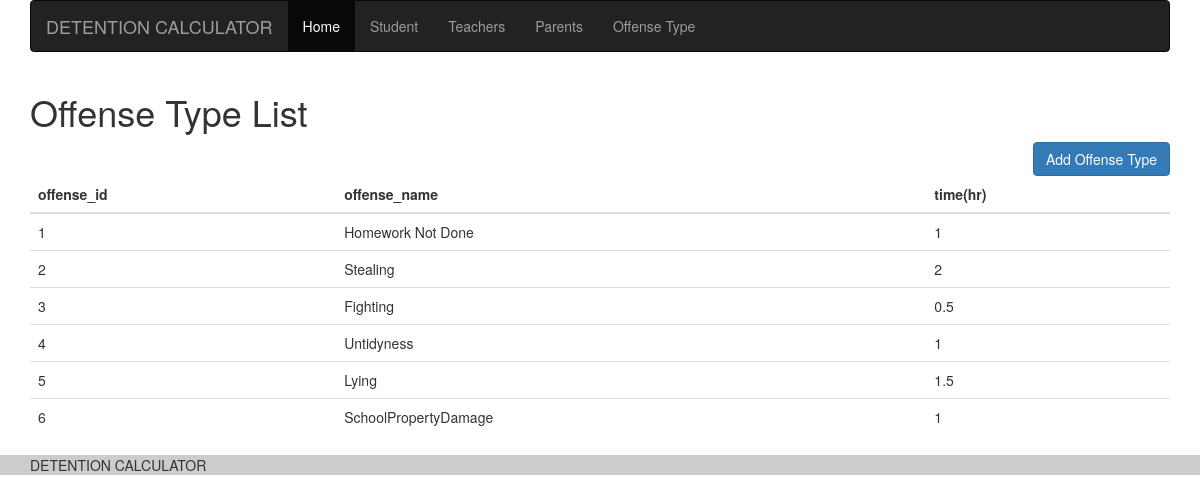
The page /offense-types on the database its author committed.
### tables this page shows
CREATE TABLE `offense` (
  `offense_id` int(11) NOT NULL,
  `offense_name` varchar(100) NOT NULL,
  `time` int(11) NOT NULL,
  `is_active` smallint(6) NOT NULL
);

### controller/Offence.php (called while the page is built, shortened)
<?php
class Offence {
    private $offenceModel;
    public function __construct() {
        $this->offenceModel = new Offence_Model();
    }
    public function getAllOffence() {
        return $this->offenceModel->getAll();
    }
}

### config/database.php (called while the page is built, shortened)
<?php
class DB {
    protected static $instance = null;
    public static function instance() {
        if (self::$instance === null) {
            $opt = array(
                PDO::ATTR_ERRMODE => PDO::ERRMODE_EXCEPTION,
                PDO::ATTR_DEFAULT_FETCH_MODE => PDO::FETCH_ASSOC,
                PDO::ATTR_EMULATE_PREPARES => FALSE,
            );
            $dsn = 'mysql:host=' . DB_HOST . ';dbname=' . DB_NAME . ';charset=' . DB_CHAR;
            self::$instance = new PDO($dsn, DB_USER, DB_PASS, $opt);
        }
        return self::$instance;
    }
    public static function run($sql, $args = []) {
        $stmt = self::instance()->prepare($sql);
        $stmt->execute($args);
        return $stmt;
    }
}

### model/Offense_Model.php (called while the page is built, shortened)
<?php
class Offence_Model implements Model {
    public function getAll() {
        return $all = DB::run("SELECT * FROM offense where is_active=1")->fetchAll();
    }
}

### view/offense-types.php (the view, shortened to what this page needs)
<div class="container-fluid">
    <div class="container">
        <div class="row">
            <div class="col-md-12">
                <h1>Offense Type List</h1>
            </div>
        </div>
        <div class="row">
            <div class="col-md-12 text-right">
                <button type="button" class="btn btn-primary" data-toggle="modal" data-target="#myModal">Add Offense Type</button>
            </div>
            <div class="col-md-12">
                <table class="table table-hover">
                    <thead>
                        <tr>
                            <th>offense_id</th>
                            <th>offense_name</th>
                            <th>time(hr)</th>
                        </tr>
                    </thead>
                    <tbody>
                        <?php
                        foreach ($all as $one) {
                            echo "<tr><td>" . $one['offense_id'] . "</td><td>" . $one['offense_name'] . "</td><td>" . $one['time'] / 60 . "</td></tr>";
                        }
                        ?>
                    </tbody>
                </table>
            </div>
        </div>
    </div>
</div>

### styles/css/style.css (style rules this page uses)
body { font-family: Helvetica Neue,Helvetica,Arial,sans-serif; }

### rows shown on the page
offense: offense_id "1", offense_name "Homework Not Done", $one['time']/60 "1"
offense: offense_id "2", offense_name "Stealing", $one['time']/60 "2"
offense: offense_id "3", offense_name "Fighting", $one['time']/60 "0.5"
offense: offense_id "4", offense_name "Untidyness", $one['time']/60 "1"
offense: offense_id "5", offense_name "Lying", $one['time']/60 "1.5"
offense: offense_id "6", offense_name "SchoolPropertyDamage", $one['time']/60 "1"

### other values the page prints
SITE_NAME "DETENTION CALCULATOR"
